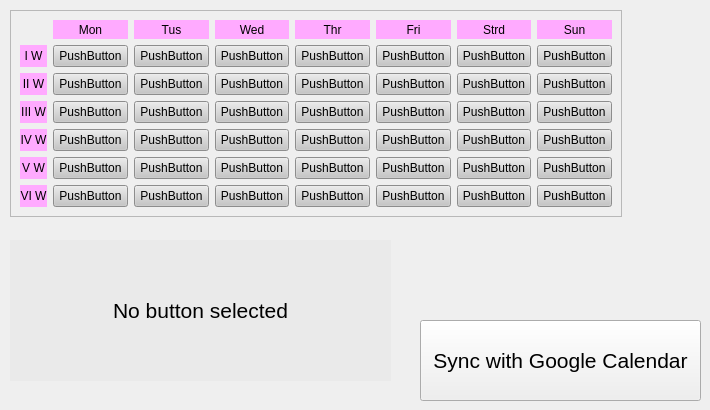
      <widget class="QWidget" name="tab_3">
       <attribute name="title">
        <string>Calendar</string>
       </attribute>
       <widget class="QLabel" name="CalendarActions_Label">
        <property name="geometry">
         <rect>
          <x>10</x>
          <y>240</y>
          <width>381</width>
          <height>141</height>
         </rect>
        </property>
        <property name="font">
         <font>
          <pointsize>16</pointsize>
         </font>
        </property>
        <property name="styleSheet">
         <string notr="true">background-color: rgb(234, 234, 234);</string>
        </property>
        <property name="text">
         <string>No button selected</string>
        </property>
        <property name="alignment">
         <set>Qt::AlignCenter</set>
        </property>
        <property name="margin">
         <number>8</number>
        </property>
       </widget>
       <widget class="QFrame" name="Calendar_frame">
        <property name="geometry">
         <rect>
          <x>10</x>
          <y>10</y>
          <width>612</width>
          <height>207</height>
         </rect>
        </property>
        <property name="contextMenuPolicy">
         <enum>Qt::DefaultContextMenu</enum>
        </property>
        <property name="styleSheet">
         <string notr="true">QPushButton { background-color : rgb(198, 198, 198)  }
</string>
        </property>
        <property name="frameShape">
         <enum>QFrame::StyledPanel</enum>
        </property>
        <property name="frameShadow">
         <enum>QFrame::Raised</enum>
        </property>
        <layout class="QGridLayout" name="gridLayout_3">
         <item row="4" column="6">
          <widget class="QPushButton" name="cal_button_27">
           <property name="styleSheet">
            <string notr="true"/>
           </property>
           <property name="text">
            <string>PushButton</string>
           </property>
          </widget>
         </item>
         <item row="5" column="4">
          <widget class="QPushButton" name="cal_button_32">
           <property name="styleSheet">
            <string notr="true"/>
           </property>
           <property name="text">
            <string>PushButton</string>
           </property>
          </widget>
         </item>
         <item row="6" column="4">
          <widget class="QPushButton" name="cal_button_39">
           <property name="styleSheet">
            <string notr="true"/>
           </property>
           <property name="text">
            <string>PushButton</string>
           </property>
          </widget>
         </item>
         <item row="6" column="6">
          <widget class="QPushButton" name="cal_button_41">
           <property name="styleSheet">
            <string notr="true"/>
           </property>
           <property name="text">
            <string>PushButton</string>
           </property>
          </widget>
         </item>
         <item row="5" column="2">
          <widget class="QPushButton" name="cal_button_30">
           <property name="styleSheet">
            <string notr="true"/>
           </property>
           <property name="text">
            <string>PushButton</string>
           </property>
          </widget>
         </item>
         <item row="4" column="7">
          <widget class="QPushButton" name="cal_button_28">
           <property name="styleSheet">
            <string notr="true"/>
           </property>
           <property name="text">
            <string>PushButton</string>
           </property>
          </widget>
         </item>
         <item row="5" column="0">
          <widget class="QLabel" name="label_19">
           <property name="styleSheet">
            <string notr="true">background-color: rgb(255, 170, 255);</string>
           </property>
           <property name="text">
            <string>V W</string>
           </property>
           <property name="alignment">
            <set>Qt::AlignCenter</set>
           </property>
          </widget>
         </item>
         <item row="5" column="3">
          <widget class="QPushButton" name="cal_button_31">
           <property name="styleSheet">
            <string notr="true"/>
           </property>
           <property name="text">
            <string>PushButton</string>
           </property>
          </widget>
         </item>
         <item row="5" column="1">
          <widget class="QPushButton" name="cal_button_29">
           <property name="styleSheet">
            <string notr="true"/>
           </property>
           <property name="text">
            <string>PushButton</string>
           </property>
          </widget>
         </item>
         <item row="6" column="7">
          <widget class="QPushButton" name="cal_button_42">
           <property name="styleSheet">
            <string notr="true"/>
           </property>
           <property name="text">
            <string>PushButton</string>
           </property>
          </widget>
         </item>
         <item row="5" column="5">
          <widget class="QPushButton" name="cal_button_33">
           <property name="styleSheet">
            <string notr="true"/>
           </property>
           <property name="text">
            <string>PushButton</string>
           </property>
          </widget>
         </item>
         <item row="6" column="2">
          <widget class="QPushButton" name="cal_button_37">
           <property name="styleSheet">
            <string notr="true"/>
           </property>
           <property name="text">
            <string>PushButton</string>
           </property>
          </widget>
         </item>
         <item row="6" column="1">
          <widget class="QPushButton" name="cal_button_36">
           <property name="styleSheet">
            <string notr="true"/>
           </property>
           <property name="text">
            <string>PushButton</string>
           </property>
          </widget>
         </item>
         <item row="4" column="2">
          <widget class="QPushButton" name="cal_button_23">
           <property name="styleSheet">
            <string notr="true"/>
           </property>
           <property name="text">
            <string>PushButton</string>
           </property>
          </widget>
         </item>
         <item row="5" column="6">
          <widget class="QPushButton" name="cal_button_34">
           <property name="styleSheet">
            <string notr="true"/>
           </property>
           <property name="text">
            <string>PushButton</string>
           </property>
          </widget>
         </item>
         <item row="6" column="0">
          <widget class="QLabel" name="label_20">
           <property name="styleSheet">
            <string notr="true">background-color: rgb(255, 170, 255);</string>
           </property>
           <property name="text">
            <string>VI W</string>
           </property>
           <property name="alignment">
            <set>Qt::AlignCenter</set>
           </property>
          </widget>
         </item>
         <item row="4" column="3">
          <widget class="QPushButton" name="cal_button_24">
           <property name="styleSheet">
            <string notr="true"/>
           </property>
           <property name="text">
            <string>PushButton</string>
           </property>
          </widget>
         </item>
         <item row="6" column="3">
          <widget class="QPushButton" name="cal_button_38">
           <property name="styleSheet">
            <string notr="true"/>
           </property>
           <property name="text">
            <string>PushButton</string>
           </property>
          </widget>
         </item>
         <item row="5" column="7">
          <widget class="QPushButton" name="cal_button_35">
           <property name="styleSheet">
            <string notr="true"/>
           </property>
           <property name="text">
            <string>PushButton</string>
           </property>
          </widget>
         </item>
         <item row="4" column="4">
          <widget class="QPushButton" name="cal_button_25">
           <property name="styleSheet">
            <string notr="true"/>
           </property>
           <property name="text">
            <string>PushButton</string>
           </property>
          </widget>
         </item>
         <item row="6" column="5">
          <widget class="QPushButton" name="cal_button_40">
           <property name="styleSheet">
            <string notr="true"/>
           </property>
           <property name="text">
            <string>PushButton</string>
           </property>
          </widget>
         </item>
         <item row="4" column="5">
          <widget class="QPushButton" name="cal_button_26">
           <property name="styleSheet">
            <string notr="true"/>
           </property>
           <property name="text">
            <string>PushButton</string>
           </property>
          </widget>
         </item>
         <item row="1" column="5">
          <widget class="QPushButton" name="cal_button_5">
           <property name="styleSheet">
            <string notr="true"/>
           </property>
           <property name="text">
            <string>PushButton</string>
           </property>
          </widget>
         </item>
         <item row="2" column="0">
          <widget class="QLabel" name="label_16">
           <property name="styleSheet">
            <string notr="true">background-color: rgb(255, 170, 255);</string>
           </property>
           <property name="text">
            <string>II W</string>
           </property>
           <property name="alignment">
            <set>Qt::AlignCenter</set>
           </property>
          </widget>
         </item>
         <item row="0" column="2">
          <widget class="QLabel" name="label_5">
           <property name="styleSheet">
            <string notr="true">background-color: rgb(255, 170, 255);</string>
           </property>
           <property name="text">
            <string>Tus</string>
           </property>
           <property name="alignment">
            <set>Qt::AlignCenter</set>
           </property>
          </widget>
         </item>
         <item row="0" column="4">
          <widget class="QLabel" name="label_7">
           <property name="styleSheet">
            <string notr="true">background-color: rgb(255, 170, 255);</string>
           </property>
           <property name="text">
            <string>Thr</string>
           </property>
           <property name="alignment">
            <set>Qt::AlignCenter</set>
           </property>
          </widget>
         </item>
         <item row="0" column="5">
          <widget class="QLabel" name="label_8">
           <property name="styleSheet">
            <string notr="true">background-color: rgb(255, 170, 255);</string>
           </property>
           <property name="text">
            <string>Fri</string>
           </property>
           <property name="alignment">
            <set>Qt::AlignCenter</set>
           </property>
          </widget>
         </item>
         <item row="0" column="7">
          <widget class="QLabel" name="label_14">
           <property name="styleSheet">
            <string notr="true">background-color: rgb(255, 170, 255);</string>
           </property>
           <property name="text">
            <string>Sun</string>
           </property>
           <property name="alignment">
            <set>Qt::AlignCenter</set>
           </property>
          </widget>
         </item>
         <item row="0" column="6">
          <widget class="QLabel" name="label_13">
           <property name="styleSheet">
            <string notr="true">background-color: rgb(255, 170, 255);</string>
           </property>
           <property name="text">
            <string>Strd</string>
           </property>
           <property name="alignment">
            <set>Qt::AlignCenter</set>
           </property>
          </widget>
         </item>
         <item row="2" column="1">
          <widget class="QPushButton" name="cal_button_8">
           <property name="styleSheet">
            <string notr="true"/>
           </property>
           <property name="text">
            <string>PushButton</string>
           </property>
          </widget>
         </item>
         <item row="2" column="2">
          <widget class="QPushButton" name="cal_button_9">
           <property name="styleSheet">
            <string notr="true"/>
           </property>
           <property name="text">
            <string>PushButton</string>
           </property>
          </widget>
         </item>
         <item row="2" column="3">
          <widget class="QPushButton" name="cal_button_10">
           <property name="styleSheet">
            <string notr="true"/>
           </property>
           <property name="text">
            <string>PushButton</string>
           </property>
          </widget>
         </item>
         <item row="0" column="3">
          <widget class="QLabel" name="label_6">
           <property name="styleSheet">
            <string notr="true">background-color: rgb(255, 170, 255);</string>
           </property>
           <property name="text">
            <string>Wed</string>
           </property>
           <property name="alignment">
            <set>Qt::AlignCenter</set>
           </property>
          </widget>
         </item>
         <item row="2" column="4">
          <widget class="QPushButton" name="cal_button_11">
           <property name="styleSheet">
            <string notr="true"/>
           </property>
           <property name="text">
            <string>PushButton</string>
           </property>
          </widget>
         </item>
         <item row="1" column="1">
          <widget class="QPushButton" name="cal_button_1">
           <property name="styleSheet">
            <string notr="true"/>
           </property>
           <property name="text">
            <string>PushButton</string>
           </property>
          </widget>
         </item>
         <item row="1" column="2">
          <widget class="QPushButton" name="cal_button_2">
           <property name="styleSheet">
            <string notr="true"/>
           </property>
           <property name="text">
            <string>PushButton</string>
           </property>
          </widget>
         </item>
         <item row="1" column="0">
          <widget class="QLabel" name="label_15">
           <property name="styleSheet">
            <string notr="true">background-color: rgb(255, 170, 255);</string>
           </property>
           <property name="text">
            <string>I W</string>
           </property>
           <property name="alignment">
            <set>Qt::AlignCenter</set>
           </property>
          </widget>
         </item>
         <item row="1" column="6">
          <widget class="QPushButton" name="cal_button_6">
           <property name="styleSheet">
            <string notr="true"/>
           </property>
           <property name="text">
            <string>PushButton</string>
           </property>
          </widget>
         </item>
         <item row="1" column="7">
          <widget class="QPushButton" name="cal_button_7">
           <property name="styleSheet">
            <string notr="true"/>
           </property>
           <property name="text">
            <string>PushButton</string>
           </property>
          </widget>
         </item>
         <item row="0" column="1">
          <widget class="QLabel" name="label">
           <property name="styleSheet">
            <string notr="true">background-color: rgb(255, 170, 255);</string>
           </property>
           <property name="text">
            <string>Mon</string>
           </property>
           <property name="alignment">
            <set>Qt::AlignCenter</set>
           </property>
          </widget>
         </item>
         <item row="1" column="3">
          <widget class="QPushButton" name="cal_button_3">
           <property name="styleSheet">
            <string notr="true"/>
           </property>
           <property name="text">
            <string>PushButton</string>
           </property>
          </widget>
         </item>
         <item row="1" column="4">
          <widget class="QPushButton" name="cal_button_4">
           <property name="styleSheet">
            <string notr="true"/>
           </property>
           <property name="text">
            <string>PushButton</string>
           </property>
          </widget>
         </item>
         <item row="3" column="3">
          <widget class="QPushButton" name="cal_button_17">
           <property name="styleSheet">
            <string notr="true"/>
           </property>
           <property name="text">
            <string>PushButton</string>
           </property>
          </widget>
         </item>
         <item row="2" column="5">
          <widget class="QPushButton" name="cal_button_12">
           <property name="styleSheet">
            <string notr="true"/>
           </property>
           <property name="text">
            <string>PushButton</string>
           </property>
          </widget>
         </item>
         <item row="4" column="0">
          <widget class="QLabel" name="label_18">
           <property name="styleSheet">
            <string notr="true">background-color: rgb(255, 170, 255);</string>
           </property>
           <property name="text">
            <string>IV W</string>
           </property>
           <property name="alignment">
            <set>Qt::AlignCenter</set>
           </property>
          </widget>
         </item>
         <item row="3" column="5">
          <widget class="QPushButton" name="cal_button_19">
           <property name="styleSheet">
            <string notr="true"/>
           </property>
           <property name="text">
            <string>PushButton</string>
           </property>
          </widget>
         </item>
         <item row="3" column="0">
          <widget class="QLabel" name="label_17">
           <property name="styleSheet">
            <string notr="true">background-color: rgb(255, 170, 255);</string>
           </property>
           <property name="text">
            <string>III W</string>
           </property>
           <property name="alignment">
            <set>Qt::AlignCenter</set>
           </property>
          </widget>
         </item>
         <item row="3" column="4">
          <widget class="QPushButton" name="cal_button_18">
           <property name="styleSheet">
            <string notr="true"/>
           </property>
           <property name="text">
            <string>PushButton</string>
           </property>
          </widget>
         </item>
         <item row="3" column="7">
          <widget class="QPushButton" name="cal_button_21">
           <property name="styleSheet">
            <string notr="true"/>
           </property>
           <property name="text">
            <string>PushButton</string>
           </property>
          </widget>
         </item>
         <item row="4" column="1">
          <widget class="QPushButton" name="cal_button_22">
           <property name="styleSheet">
            <string notr="true"/>
           </property>
           <property name="text">
            <string>PushButton</string>
           </property>
          </widget>
         </item>
         <item row="2" column="6">
          <widget class="QPushButton" name="cal_button_13">
           <property name="styleSheet">
            <string notr="true"/>
           </property>
           <property name="text">
            <string>PushButton</string>
           </property>
          </widget>
         </item>
         <item row="3" column="2">
          <widget class="QPushButton" name="cal_button_16">
           <property name="styleSheet">
            <string notr="true"/>
           </property>
           <property name="text">
            <string>PushButton</string>
           </property>
          </widget>
         </item>
         <item row="3" column="6">
          <widget class="QPushButton" name="cal_button_20">
           <property name="styleSheet">
            <string notr="true"/>
           </property>
           <property name="text">
            <string>PushButton</string>
           </property>
          </widget>
         </item>
         <item row="2" column="7">
          <widget class="QPushButton" name="cal_button_14">
           <property name="styleSheet">
            <string notr="true"/>
           </property>
           <property name="text">
            <string>PushButton</string>
           </property>
          </widget>
         </item>
         <item row="3" column="1">
          <widget class="QPushButton" name="cal_button_15">
           <property name="styleSheet">
            <string notr="true"/>
           </property>
           <property name="text">
            <string>PushButton</string>
           </property>
          </widget>
         </item>
        </layout>
       </widget>
       <widget class="QPushButton" name="pushButton">
        <property name="geometry">
         <rect>
          <x>420</x>
          <y>320</y>
          <width>281</width>
          <height>81</height>
         </rect>
        </property>
        <property name="font">
         <font>
          <pointsize>16</pointsize>
         </font>
        </property>
        <property name="text">
         <string>Sync with Google Calendar</string>
        </property>
       </widget>
      </widget>
